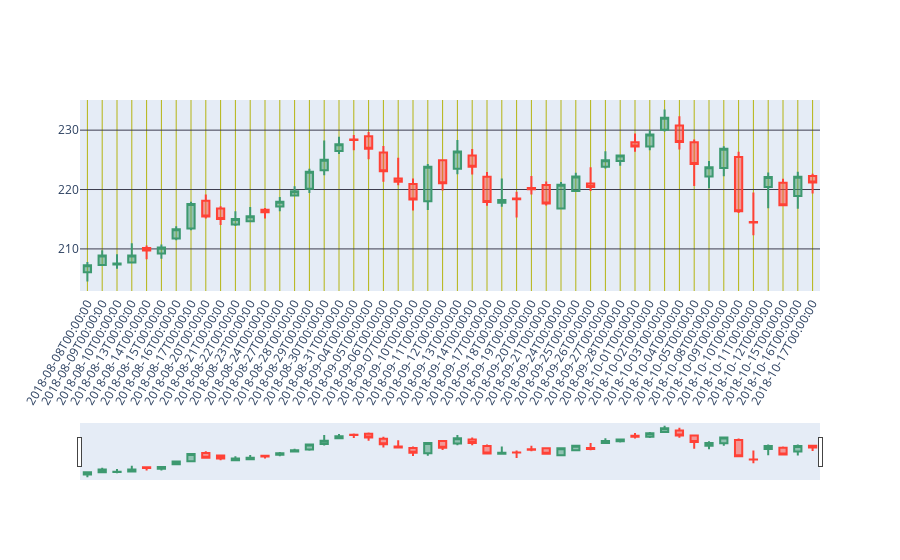

The notebook cell saved with this chart:
### Code cell
# 去除不交易日期
df=appl_df.head(50)
trace=go.Candlestick(
    x=df.index,
    open=df.open,
    high=df.high,
    low=df.low,
    close=df.close
)

layout=go.Layout(
    xaxis=dict(
        autorange=True,
        gridcolor='rgb(180,180,18,0)',
        showline=True,
        showgrid=True,
        tickangle=-60,
        type='category',
        categoryorder='category ascending',
    ),
    yaxis=dict(
        autorange=True,
        gridcolor='#3d3d4f'
    )
)
fig=go.Figure(data=[trace], layout=layout)
plotly.offline.iplot(fig)
